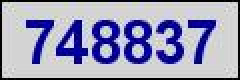
#> input picture AlsoOu/ch06/code.jpg, 120 x 40 px (shown 2 times larger)
$ python img_process.py   (Python 2 division)
#> lines starting #> are read from the running program, lines starting #| are printed output that depends on the picture; after the words box and inside, x2 and y2 are one past the last pixel; in counts of white or black regions, pixels touching at a corner belong together
import cv2  #opencv
import numpy as np
import os

#1 gray image
image = cv2.imread("code.jpg", 0)
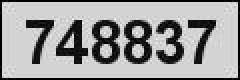
#> image: shape (40, 120) (shown 2 times larger); min 0, max 241, mean 158.2
cv2.imwrite("c06first.jpg", image)
os.system("cp c06first.jpg ~/public_html")

#2 edge detection
edges = cv2.Canny(image,100,200)
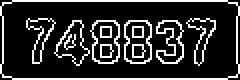
#> edges: shape (40, 120) (shown 2 times larger); 18.2% white in thin lines or dots
cv2.imwrite("c06second.jpg", edges)
os.system("cp c06second.jpg ~/public_html/")

#3 dilation
kernel = np.ones((2,2), np.uint8)
dilation = cv2.dilate(edges, kernel, iterations=1)
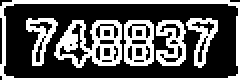
#> dilation: shape (40, 120) (shown 2 times larger); 35.6% white in thin lines or dots
cv2.imwrite("c06third.jpg", dilation)
os.system("cp c06third.jpg ~/public_html/")

#4 contour finding
contours, hierarchy = cv2.findContours(dilation.copy(),cv2.RETR_TREE,cv2.CHAIN_APPROX_SIMPLE)
#> contours = 39 contours, 24 with area under 20; largest, box (x1, y1, x2, y2) and area: (0, 0, 120, 40) 4605, (1, 1, 120, 40) 4404, (27, 10, 61, 34) 534, (62, 10, 77, 33) 294, (78, 10, 93, 33) 218
cnt = 0
print len(contours)
#| 39
for c in contours:
    (x,y,w,h) = cv2.boundingRect(c)
    roi = dilation[y:y+h, x:x+w]
    thresh = roi.copy()
    cv2.imwrite("c06four_%d.jpg"%cnt, thresh)
    os.system("cp c06four_%d.jpg ~/public_html/"%cnt)
    cnt += 1
#> this loop made 39 passes
#> (x, y, w, h) on passes 1 to 12: (0, 0, 120, 40), (1, 1, 119, 39), (78, 10, 15, 23), (81, 28, 9, 4), (79, 26, 4, 4), (88, 22, 4, 8), (84, 19, 6, 4), (79, 11, 12, 9), (62, 10, 15, 23), (66, 29, 7, 3), (67, 23, 5, 6), (72, 22, 4, 9)
#> (c, x, y, w, h, thresh) on passes 24, 33, 38: ([[34, 22], [35, 21], [36, 22], [35, 23]], 34, 21, 3, 3, [[255, 255, 255], [255, 0, 255], [255, 255, 255]]), ([[102, 18], [103, 17], [104, 18], [103, 19]], 102, 17, 3, 3, [[255, 255, 255], [255, 0, 255], [0, 255, 255]]), ([[21, 18], [22, 17], [23, 18], [22, 19]], 21, 17, 3, 3, [[255, 255, 255], [255, 0, 255], [0, 255, 255]])
#> pass 2, `roi = dilation[y:y+h, x:x+w]`:
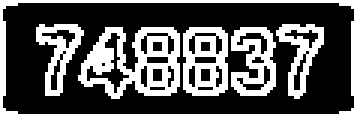
#> roi: shape (39, 119) (shown 3 times larger); 34.3% white in thin lines or dots
#> after the loop, cnt = 39
